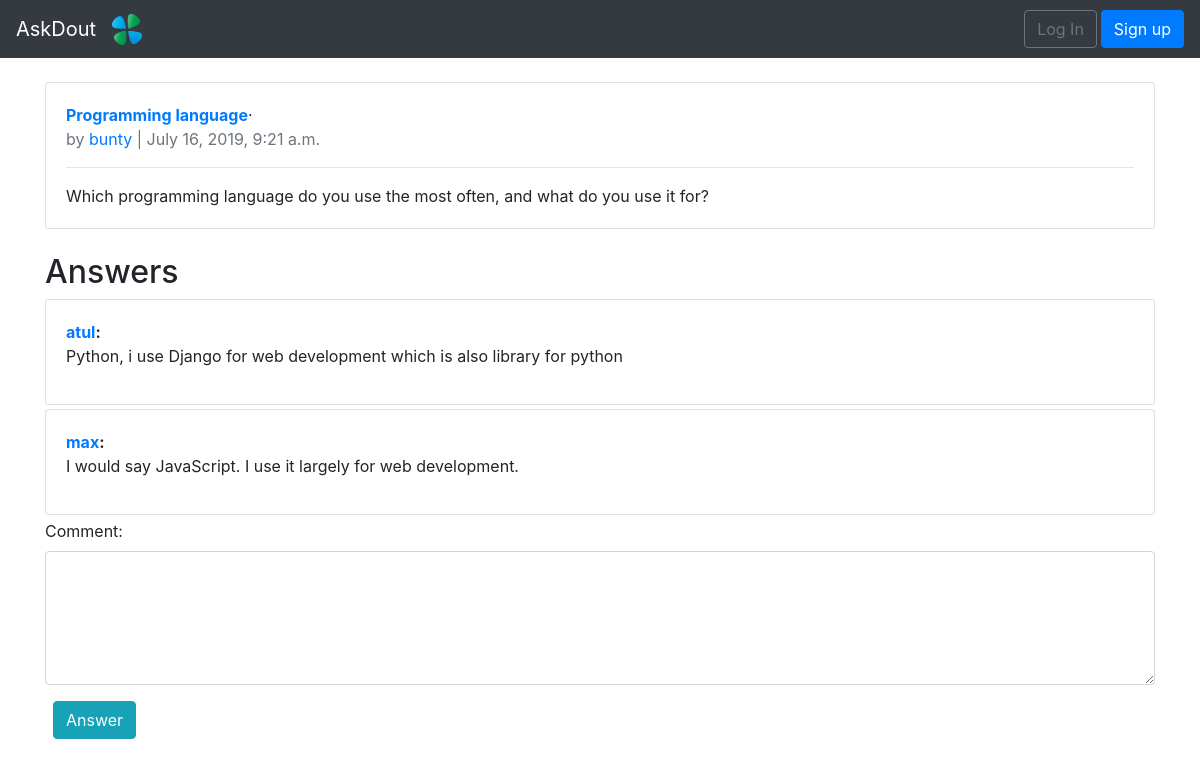
The app's page /1/, older data.
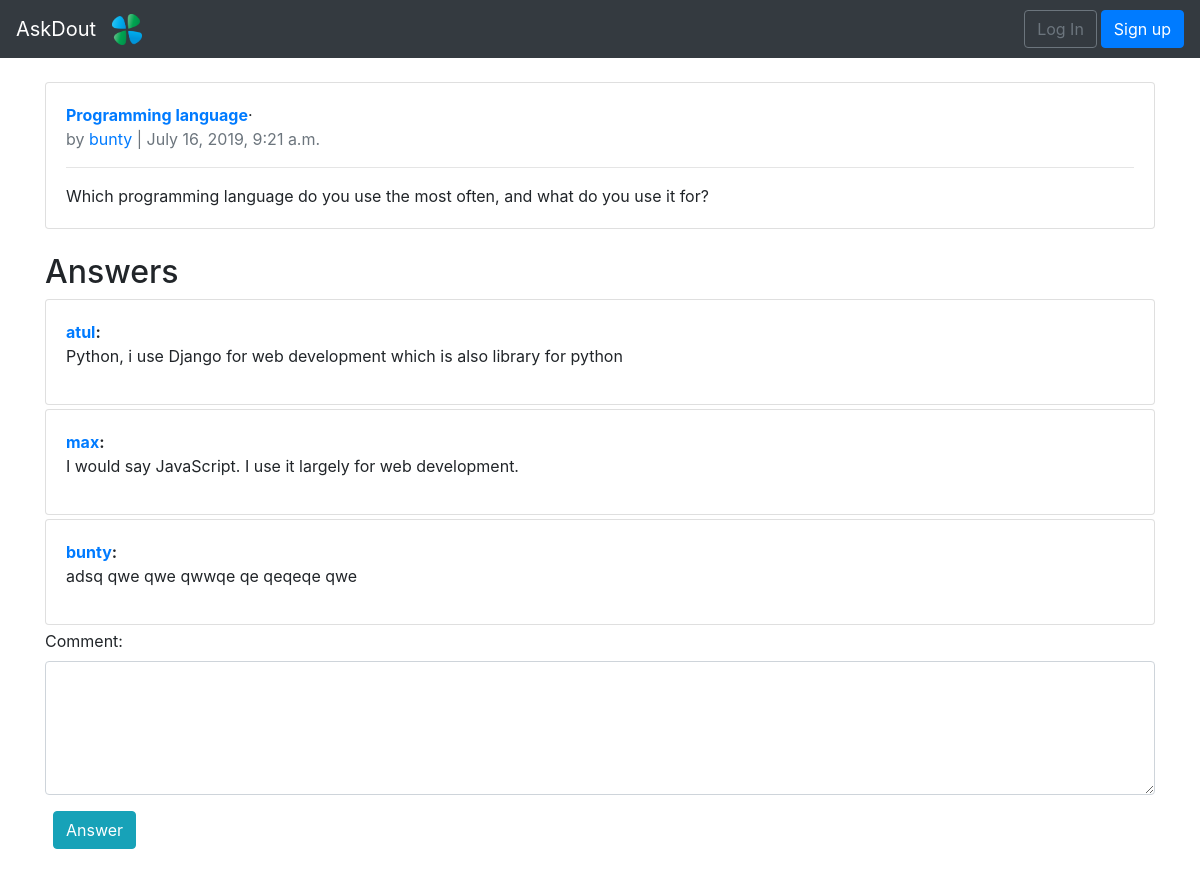
The same page, newer data.
### ask/models.py (models this page shows)
class Comment(models.Model):
     question = models.ForeignKey(Question,on_delete=models.CASCADE,related_name='comments')
     comment = models.CharField(max_length=100)
     person = models.ForeignKey(settings.AUTH_USER_MODEL,on_delete=models.CASCADE)
     def __str__(self):
     	 return self.comment

### users/models.py (models this page shows)
class CustomUser(AbstractUser): #our CustomUser is the dublicate of AbstractUser means default user model
	age = models.PositiveIntegerField(default=0)

### ask/views.py (the view)
# urls.py: path('<int:pk>/',views.QuestionDetailView,name="question_detail"),
def QuestionDetailView(request,pk):
   question = Question.objects.get(id=pk);
   template_name = 'question_detail.html'
   if request.method == 'POST':
       form = Commentform(request.POST)
       if form.is_valid():
          new_comment = form.save(commit = False)
          new_comment.question = question
          new_comment.person = request.user
          new_comment.save()
          return redirect('question_detail',pk=pk)
   else:
      form = Commentform()
   return render(request,'question_detail.html',{'form':form,'question':question})

### ask/forms.py
class Commentform(forms.ModelForm):
	 class Meta:
	 	model = Comment
	 	fields = ['comment']
	 	widgets = {
              'comment':forms.Textarea(attrs={'class':'form-control',"rows":5,"cols":20})
           }

### templates/question_detail.html (shortened to what this page needs)
{% extends 'base.html' %}
{% block content %}
<div class="card">
	<div class="card-body">
    	<span class="font-weight-bold"><a href="{% url 'question_detail' question.id%}">{{question.title}}</a></span>&middot;<br>
        <span class="text-muted">by <a href="{% url 'profile_detail' question.person.id%}">{{ question.person }} </a>| {{ question.date }}</span>
        <hr>
        {{question.body}}
        <br>
    </div>
</div>
<br>
<h2> Answers </h2>
{% for comment in question.comments.all %}
<div class="card my-1">
      <div class="card-body">
        <p><span class="font-weight-bold"><a href="{% url 'profile_detail' comment.person.id%}">{{comment.person}}</a>:<br> </span>{{comment}}</p>
      </div>
    </div>
{% endfor %}
<form method="post">
{{form.as_p}}
<button class="btn btn-info ml-2" type="submit">Answer</button>
</form>
{% endblock %}

Row changes from the older to the newer data that the page shows:
added Comment: person "bunty", comment "adsq qwe qwe qwwqe qe qeqeqe qwe"
